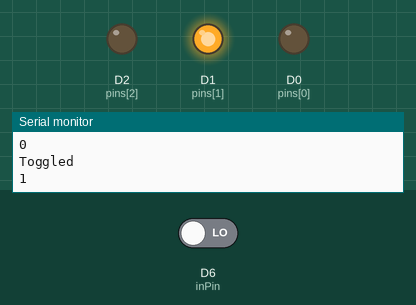
Recording of a sketch running on a simulated ESP8266 (NodeMCU). On the bench: output pins drawn as LEDs (lit = HIGH), the last lines printed to the serial monitor. Inputs (shaded band) come from the test bench; at power-on: D6 (inPin) LOW.

Above: at 7.4 s.
7.5 s: D6 (inPin) driven HIGH
At 8.3 s:
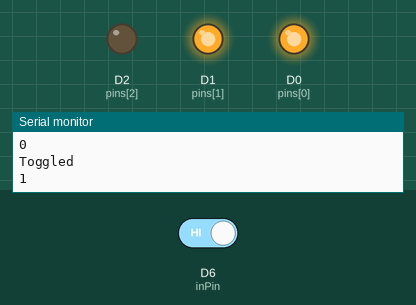
12.5 s: D6 (inPin) driven LOW
At 14.8 s:
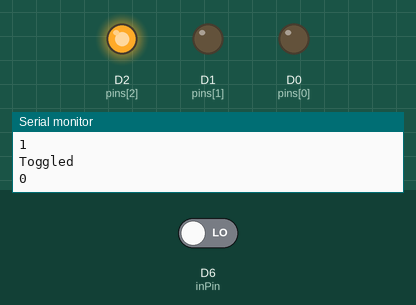
Timing chart, 0 to 25.5 s (numbered marks = the images above; inputs shaded):
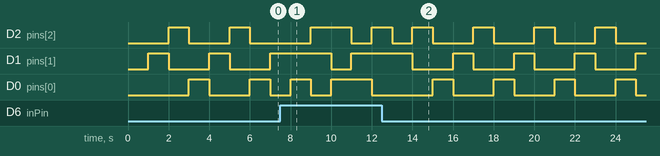

Measured:
- by itself, D2 (pins[2]): repeats every 3.0 s: HIGH 1.0 s, LOW 2.0 s
- by itself, D1 (pins[1]), D0 (pins[0]): alternates HIGH for 1.0 s and LOW for 2.0 s

The sketch:

led_switcher.ino
```cpp
bool buttonState = LOW;
int pins[] = {16, 5, D2};
int inPin = D6;
int val = LOW;
int secs = 0;

void setup() {
  Serial.begin(9600);
  pinMode(D0, OUTPUT);
  pinMode(D1, OUTPUT);
  pinMode(D2, OUTPUT);
  pinMode(inPin, INPUT);
}

void loop() {
  buttonState = digitalRead(inPin);
  if (buttonState == HIGH) {
    // Ignore
  } else {
    Serial.println("Toggled");
    val = !val;
    Serial.println(val);
    delay(500);
  }

  if (secs != millis() / 1000) {
    secs = millis() / 1000;
    for (int i = 0; i < 3; i++) {
      digitalWrite(pins[i], val);
    }
    digitalWrite(pins[secs % 3], !val);
  }
}
```
